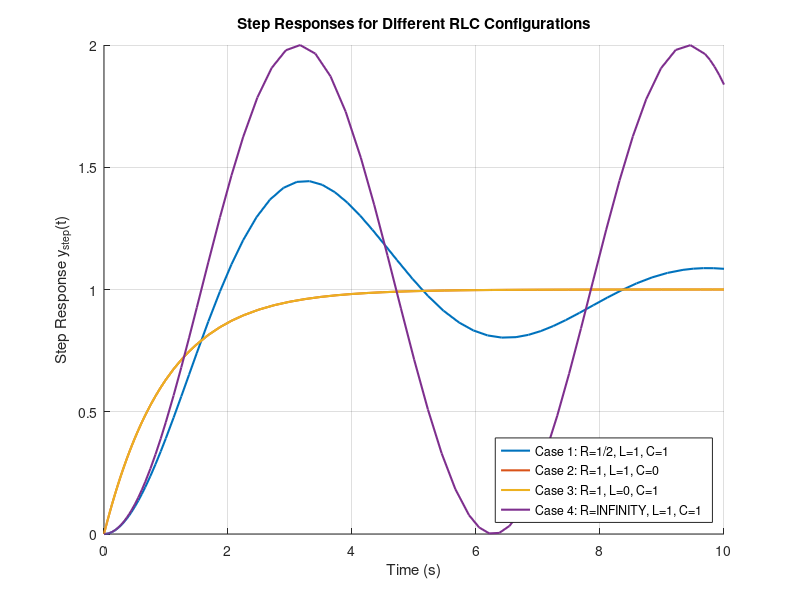

This chart was generated by the following MATLAB code:
% Computer Assignment 5 -- Luis Kligman

clear;
clc;
close all;

tspan = [0 10];  % simulation time
titles = {
    'Case 1: R=1/2, L=1, C=1'
    'Case 2: R=1, L=1, C=0'
    'Case 3: R=1, L=0, C=1'
    'Case 4: R=INFINITY, L=1, C=1'
};

cases = {
    struct('R', 0.5, 'L', 1, 'C', 1),   % Case 1
    struct('R', 1,   'L', 1, 'C', 0),   % Case 2 (RL)
    struct('R', 1,   'L', 0, 'C', 1),   % Case 3 (RC)
    struct('R', inf, 'L', 1, 'C', 1)    % Case 4 (LC open circuit)
};

figure; hold on;

for i = 1:4
    R = cases{i}.R;
    L = cases{i}.L;
    C = cases{i}.C;

    if isinf(R)
        % LC: L * d²y/dt² + (1/C)*y = input
        f = @(t, y) [y(2); (1/L)*(1 - y(1)/C)];
        y0 = [0; 0];
    elseif C == 0
        % RL: L * dy'/dt + R*y = 1 (step input)
        f = @(t, y) (1/L)*(1 - R*y);
        [t, y] = ode45(@(t, y) f(t, y), tspan, 0);
        plot(t, y, 'LineWidth', 1.5);
        continue;
    elseif L == 0
        % RC: dy/dt = (1/(R*C))*(1 - y)
        f = @(t, y) (1/(R*C))*(1 - y);
        [t, y] = ode45(@(t, y) f(t, y), tspan, 0);
        plot(t, y, 'LineWidth', 1.5);
        continue;
    else
        % RLC: L*y'' + R*y' + (1/C)*y = 1 (step input)
        f = @(t, y) [y(2); (1/L)*(1 - R*y(2) - y(1)/C)];
        y0 = [0; 0];
    end

    [t, y] = ode45(f, tspan, y0);
    plot(t, y(:,1), 'LineWidth', 1.5);
end

legend(titles, 'Location', 'southeast');
xlabel('Time (s)');
ylabel('Step Response y_{step}(t)');
title('Step Responses for Different RLC Configurations');
grid on;